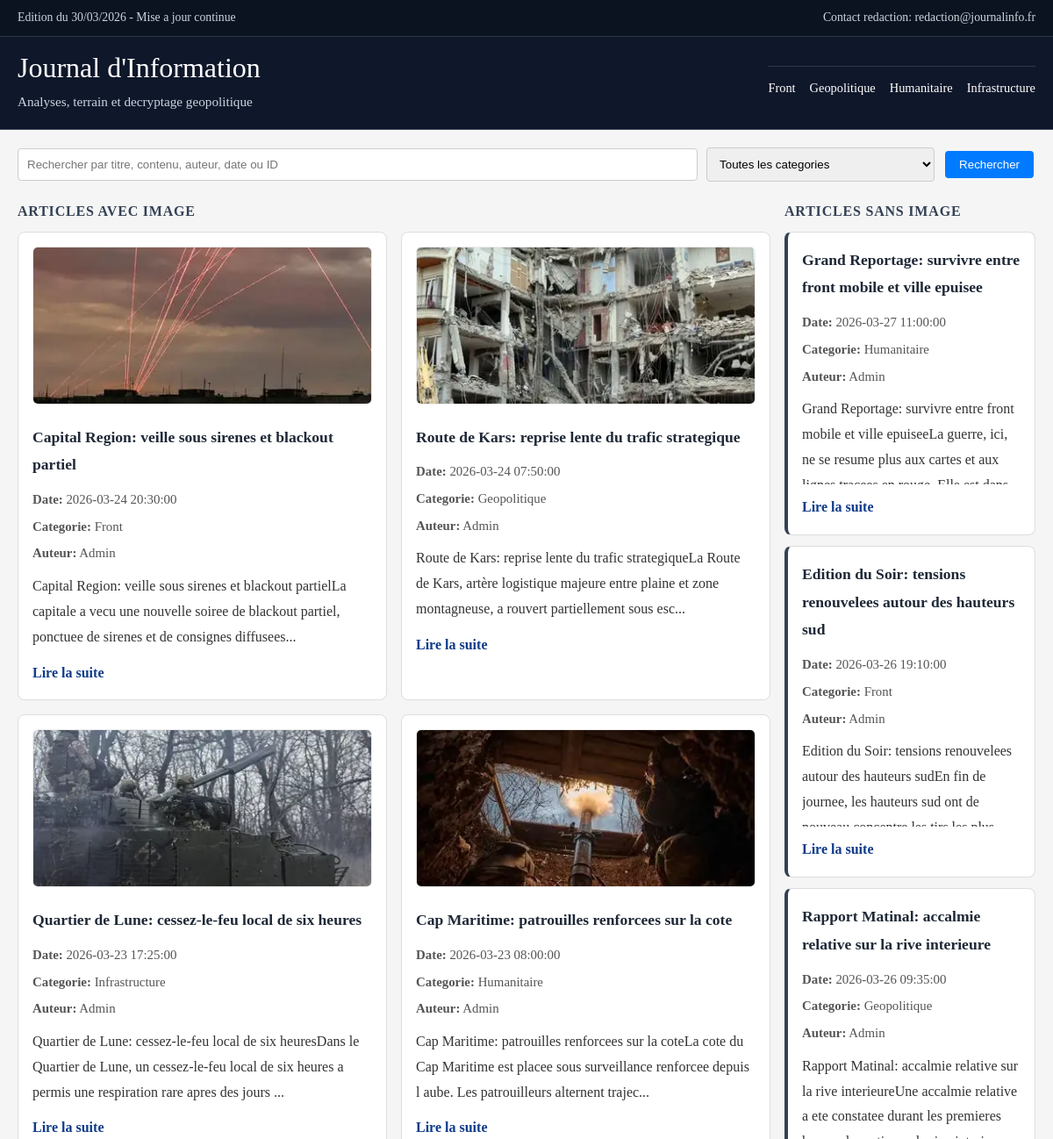
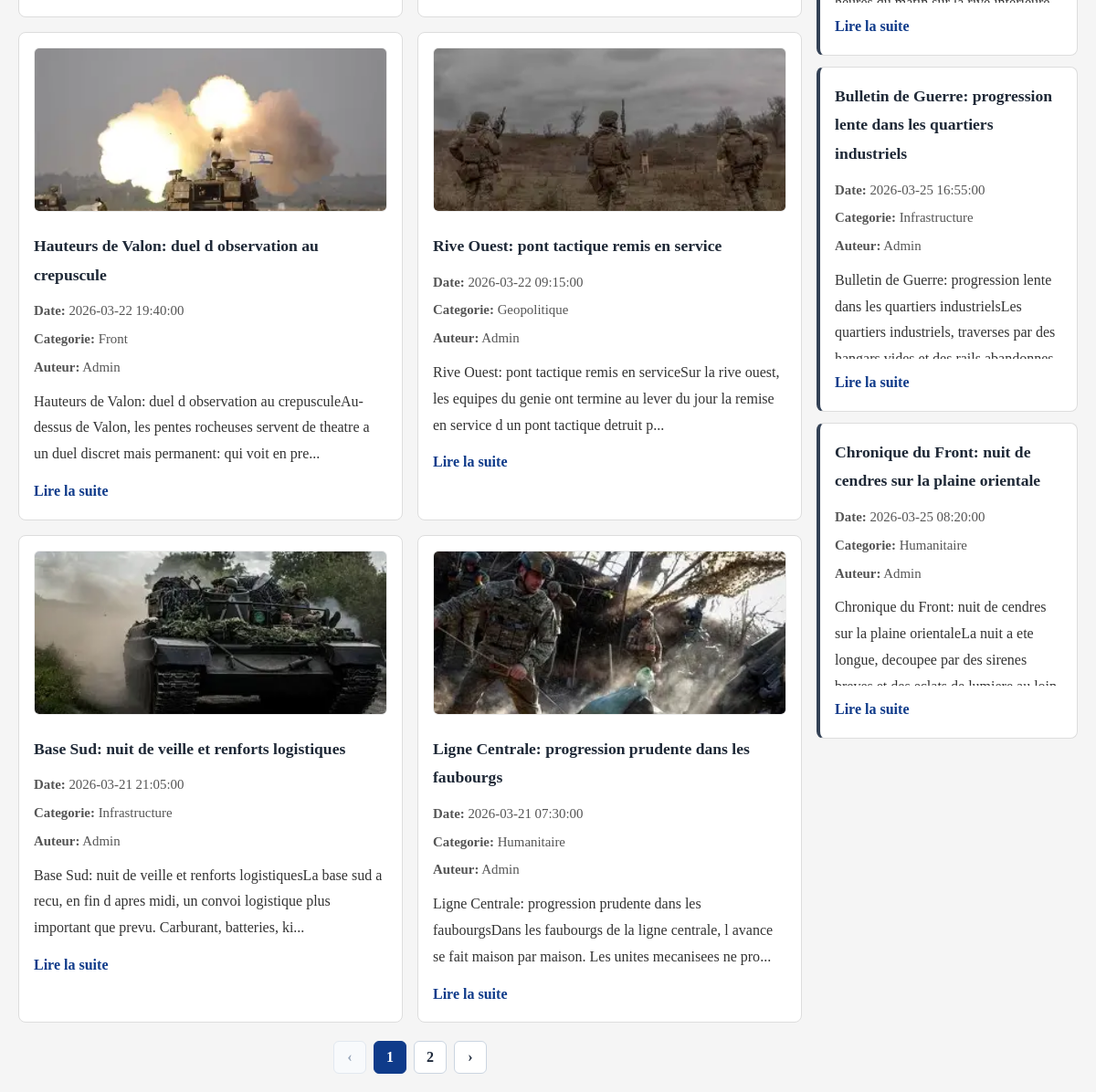
The app's page /simple-php-login/pages/actualites-FO.php with its own data (2 pictures, top to bottom).
### tables this page shows
CREATE TABLE journal_categories (
    id_categorie INT AUTO_INCREMENT PRIMARY KEY,
    nom_categorie VARCHAR(100) NOT NULL UNIQUE
);

CREATE TABLE journal_info (
    id INT AUTO_INCREMENT PRIMARY KEY,
    id_admin INT NOT NULL,
    id_categorie INT NOT NULL DEFAULT 1,
    titre VARCHAR(255) NOT NULL,
    date DATETIME NOT NULL,
    details TEXT NOT NULL,
    CONSTRAINT fk_journal_info_admin FOREIGN KEY (id_admin) REFERENCES journal_user(id_user),
    CONSTRAINT fk_journal_info_categorie FOREIGN KEY (id_categorie) REFERENCES journal_categories(id_categorie)
);

CREATE TABLE journal_user (
    id_user INT AUTO_INCREMENT PRIMARY KEY,
    nom VARCHAR(100) NOT NULL,
    mdp VARCHAR(255) NOT NULL,
    mail VARCHAR(100) NOT NULL UNIQUE,
    is_admin BOOLEAN NOT NULL DEFAULT FALSE
);

### simple-php-login/pages/actualites-FO.php (the view, shortened to what this page needs)
<?php
$search = trim((string) ($_GET['q'] ?? ''));
$selectedCategoryId = max(0, (int) ($_GET['category'] ?? 0));
$currentPage = max(1, (int) ($_GET['page'] ?? 1));
$categories = [];
$articles = [];
function normalize_front_image_src(string $src): string
{
    $src = trim($src);
    if (strpos($src, '/uploads/') === 0) {
        return str_replace('/uploads/', '/simple-php-login/uploads/', $src);
    }
    return $src;
}
try {
    $pdo = db_connect();
    $catStmt = $pdo->query('SELECT id_categorie, nom_categorie FROM journal_categories ORDER BY nom_categorie ASC');
    $categories = $catStmt->fetchAll();
    $sql = 'SELECT ji.*, ju.nom AS admin_nom, jc.nom_categorie
            FROM journal_info ji
            LEFT JOIN journal_user ju ON ji.id_admin = ju.id_user
            LEFT JOIN journal_categories jc ON ji.id_categorie = jc.id_categorie';
    $sql .= ' ORDER BY ji.date DESC';
    $stmt = $pdo->prepare($sql);
    $stmt->execute();
    $articles = $stmt->fetchAll();
} catch (Throwable $e) {
    $dbError = 'Erreur de connexion a la base de donnees.';
}
$articlesWithImage = [];
$articlesWithoutImage = [];
foreach ($articles as $article) {
    $firstImage = null;
    if (preg_match('/<img[^>]+src=["\']([^"\']+)["\']/i', (string) ($article['details'] ?? ''), $match) === 1) {
        $firstImage = normalize_front_image_src((string) $match[1]);
    }
    if (!empty($firstImage)) {
        $article['first_image'] = $firstImage;
        $articlesWithImage[] = $article;
    } else {
        $articlesWithoutImage[] = $article;
    }
}
$imagesPerPage = 8;
$noImagePerPage = 8;
$totalImagePages = max(1, (int) ceil(count($articlesWithImage) / $imagesPerPage));
$totalNoImagePages = max(1, (int) ceil(count($articlesWithoutImage) / $noImagePerPage));
$totalPages = max($totalImagePages, $totalNoImagePages);
$activePage = min(max(1, $currentPage), $totalPages);
$imageOffset = ($activePage - 1) * $imagesPerPage;
$noImageOffset = ($activePage - 1) * $noImagePerPage;
$pagedArticlesWithImage = array_slice($articlesWithImage, $imageOffset, $imagesPerPage);
$pagedArticlesWithoutImage = array_slice($articlesWithoutImage, $noImageOffset, $noImagePerPage);
?>
<!DOCTYPE html>
<html lang="fr">
<head>
</head>
<body>
    <header class="site-header">
        <div class="header-top">
            <div class="header-top-inner">
                <span>Edition du <?= date('d/m/Y') ?> - Mise a jour continue</span>
                <span>Contact redaction: redaction@journalinfo.fr</span>
            </div>
        </div>
        <div class="header-main-inner">
            <div>
                <a href="actualites-FO.php" class="brand-link">Journal d'Information</a>
                <p class="brand-tagline">Analyses, terrain et decryptage geopolitique</p>
            </div>
            <div class="header-categories">
                <?php foreach ($categories as $headerCategory): ?>
                    <a href="actualites-FO.php?category=<?= (int) $headerCategory['id_categorie'] ?>" class="category-link <?= $selectedCategoryId === (int) $headerCategory['id_categorie'] ? 'active' : '' ?>">
                        <?= htmlspecialchars((string) $headerCategory['nom_categorie'], ENT_QUOTES, 'UTF-8') ?>
                    </a>
                <?php endforeach; ?>
            </div>
        </div>
    </header>
    <main>
        <section aria-label="Liste des articles">
            <form action="actualites-FO.php" method="GET" class="search-bar">
                <input type="text" name="q" class="search-input" placeholder="Rechercher par titre, contenu, auteur, date ou ID" value="<?= htmlspecialchars($search, ENT_QUOTES, 'UTF-8') ?>">
                <select name="category" class="search-input" style="max-width: 260px;">
                    <option value="0">Toutes les categories</option>
                </select>
                <button type="submit" class="btn btn-primary">Rechercher</button>
            </form>
            <?php if (empty($articles)): ?>
                <div class="empty-state">
                    <?php if ($search !== ''): ?>
                        <p>Aucun article trouve pour la recherche "<?= htmlspecialchars($search, ENT_QUOTES, 'UTF-8') ?>".</p>
                    <?php else: ?>
                        <p>Aucun article publie pour le moment.</p>
                    <?php endif; ?>
                </div>
            <?php else: ?>
                <div class="articles-layout">
                    <div>
                        <h3 class="side-title">Articles avec image</h3>
                        <div class="articles-with-image">
                            <?php foreach ($pagedArticlesWithImage as $article): ?>
                                <article class="article-card" onclick="window.location.href='article-FO.php?id=<?= (int) $article['id'] ?>'">
                                    <img src="<?= htmlspecialchars((string) $article['first_image'], ENT_QUOTES, 'UTF-8') ?>" alt="Apercu image de l'article" class="article-thumb">
                                    <h2 class="article-title"><?= htmlspecialchars((string) $article['titre'], ENT_QUOTES, 'UTF-8') ?></h2>
                                    <p class="article-meta"><strong>Date:</strong> <?= htmlspecialchars((string) $article['date'], ENT_QUOTES, 'UTF-8') ?></p>
                                    <p class="article-meta"><strong>Categorie:</strong> <?= htmlspecialchars((string) ($article['nom_categorie'] ?? 'Non classe'), ENT_QUOTES, 'UTF-8') ?></p>
                                    <p class="article-meta"><strong>Auteur:</strong> <?= htmlspecialchars((string) ($article['admin_nom'] ?? ('Admin #' . $article['id_admin'])), ENT_QUOTES, 'UTF-8') ?></p>
                                    <p class="content-preview"><?= htmlspecialchars(mb_substr(strip_tags((string) $article['details']), 0, 160), ENT_QUOTES, 'UTF-8') ?>...</p>
                                    <a href="article-FO.php?id=<?= (int) $article['id'] ?>" class="card-read" onclick="event.stopPropagation()">Lire la suite</a>
                                </article>
                            <?php endforeach; ?>
                        </div>
                        <?php if ($totalPages > 1): ?>
                            <nav class="pagination" aria-label="Pagination des articles avec image">
                                <?php
                                $pageSet = [1, $totalPages];
                                for ($i = $activePage - 1; $i <= $activePage + 1; $i++) {
                                    if ($i >= 1 && $i <= $totalPages) {
                                        $pageSet[] = $i;
                                    }
                                }
                                $pageSet = array_values(array_unique($pageSet));
                                sort($pageSet);
                                $prevPage = max(1, $activePage - 1);
                                $nextPage = min($totalPages, $activePage + 1);
                                $prevParams = ['page' => $prevPage];
                                $prevUrl = 'actualites-FO.php?' . http_build_query($prevParams);
                                ?>
                                <a href="<?= htmlspecialchars($prevUrl, ENT_QUOTES, 'UTF-8') ?>" class="pagination-link<?= $activePage === 1 ? ' disabled' : '' ?>">&lsaquo;</a>
                                <?php foreach ($pageSet as $pageNumber): ?>
                                    <?php
                                    $queryParams = ['page' => $pageNumber];
                                    $pageUrl = 'actualites-FO.php?' . http_build_query($queryParams);
                                    ?>
                                    <a href="<?= htmlspecialchars($pageUrl, ENT_QUOTES, 'UTF-8') ?>" class="pagination-link<?= $pageNumber === $activePage ? ' active' : '' ?>" <?= $pageNumber === $activePage ? 'aria-current="page"' : '' ?>><?= $pageNumber ?></a>
                                <?php endforeach; ?>
                                <?php
                                $nextParams = ['page' => $nextPage];
                                $nextUrl = 'actualites-FO.php?' . http_build_query($nextParams);
                                ?>
                                <a href="<?= htmlspecialchars($nextUrl, ENT_QUOTES, 'UTF-8') ?>" class="pagination-link<?= $activePage === $totalPages ? ' disabled' : '' ?>">&rsaquo;</a>
                            </nav>
                        <?php endif; ?>
                    </div>
                    <aside>
                        <h3 class="side-title">Articles sans image</h3>
                        <div class="articles-without-image">
                            <?php foreach ($pagedArticlesWithoutImage as $article): ?>
                                <article class="article-card no-image" onclick="window.location.href='article-FO.php?id=<?= (int) $article['id'] ?>'">
                                    <h2 class="article-title"><?= htmlspecialchars((string) $article['titre'], ENT_QUOTES, 'UTF-8') ?></h2>
                                    <p class="article-meta"><strong>Date:</strong> <?= htmlspecialchars((string) $article['date'], ENT_QUOTES, 'UTF-8') ?></p>
                                    <p class="article-meta"><strong>Categorie:</strong> <?= htmlspecialchars((string) ($article['nom_categorie'] ?? 'Non classe'), ENT_QUOTES, 'UTF-8') ?></p>
                                    <p class="article-meta"><strong>Auteur:</strong> <?= htmlspecialchars((string) ($article['admin_nom'] ?? ('Admin #' . $article['id_admin'])), ENT_QUOTES, 'UTF-8') ?></p>
                                    <p class="content-preview"><?= htmlspecialchars(mb_substr(strip_tags((string) $article['details']), 0, 160), ENT_QUOTES, 'UTF-8') ?>...</p>
                                    <a href="article-FO.php?id=<?= (int) $article['id'] ?>" class="card-read" onclick="event.stopPropagation()">Lire la suite</a>
                                </article>
                            <?php endforeach; ?>
                        </div>
                    </aside>
                </div>
            <?php endif; ?>
        </section>
    </main>
</body>
</html>

### simple-php-login/pages/actualites-FO.php (style rules this page uses)
* { margin: 0; padding: 0; box-sizing: border-box; }
body { font-family: "Merriweather", Georgia, serif; line-height: 1.8; color: #333; background-color: #f5f5f5; }
.site-header { background-color: #0f172a; color: #f8fafc; border-bottom: 1px solid rgba(148, 163, 184, 0.35); }
.header-top { background: #0b1220; border-bottom: 1px solid rgba(148, 163, 184, 0.25); font-size: 0.86rem; }
.header-top-inner { max-width: 1200px; margin: 0 auto; padding: 8px 20px; display: flex; justify-content: space-between; gap: 12px; flex-wrap: wrap; color: #cbd5e1; }
.header-main-inner { max-width: 1200px; margin: 0 auto; padding: 18px 20px; display: flex; justify-content: space-between; align-items: center; gap: 16px; flex-wrap: wrap; }
.brand-link { color: #ffffff; text-decoration: none; font-size: 2rem; line-height: 1.1; font-family: "Playfair Display", "Times New Roman", serif; }
.brand-tagline { margin: 4px 0 0; font-size: 0.95rem; color: #cbd5e1; }
.header-categories { display: flex; gap: 16px; flex-wrap: wrap; padding-top: 12px; border-top: 1px solid rgba(148, 163, 184, 0.25); }
.category-link { display: inline-block; color: #ffffff; text-decoration: none; font-size: 0.9rem; font-weight: 500; }
main { max-width: 1200px; margin: 20px auto; padding: 0 20px; }
.search-bar { display: flex; gap: 10px; margin: 10px 0 20px 0; align-items: center; flex-wrap: wrap; }
.search-input { flex: 1; min-width: 260px; padding: 10px; border: 1px solid #ccc; border-radius: 4px; }
.btn { display: inline-block; padding: 8px 16px; margin: 2px; text-decoration: none; border-radius: 4px; cursor: pointer; border: none; }
.btn-primary { background-color: #007bff; color: white; }
.articles-layout { display: grid; grid-template-columns: 2.4fr 0.8fr; gap: 16px; margin-top: 16px; }
.articles-with-image { display: grid; grid-template-columns: repeat(2, minmax(0, 1fr)); gap: 16px; }
.articles-without-image { display: grid; grid-template-columns: 1fr; gap: 12px; align-content: start; }
.article-card { border: 1px solid #ddd; border-radius: 8px; padding: 16px; background: #fff; cursor: pointer; transition: box-shadow 0.2s ease, transform 0.2s ease; }
.article-title { margin: 0 0 10px 0; font-size: 1.1rem; color: #1f2937; }
.article-thumb { width: 100%; height: 180px; object-fit: cover; border-radius: 6px; margin-bottom: 12px; border: 1px solid #ececec; background: #f5f5f5; }
.article-meta { margin: 4px 0; color: #555; font-size: 0.93rem; }
.content-preview { margin-top: 10px; min-height: 60px; max-height: 100px; overflow: hidden; text-overflow: ellipsis; color: #333; }
.article-card.no-image { border-left: 4px solid #334155; }
.side-title { margin: 0 0 8px 0; font-size: 1rem; color: #334155; text-transform: uppercase; letter-spacing: 0.05em; }
.card-read { margin-top: 12px; display: inline-block; color: #0f3b8a; text-decoration: none; font-weight: 600; }
.pagination { display: flex; justify-content: center; align-items: center; gap: 8px; margin-top: 20px; flex-wrap: wrap; }
.pagination-link { display: inline-flex; align-items: center; justify-content: center; min-width: 36px; height: 36px; padding: 0 10px; border: 1px solid #cbd5e1; border-radius: 6px; color: #1e293b; text-decoration: none; background: #fff; font-weight: 600; }
.pagination-link.active { background: #0f3b8a; border-color: #0f3b8a; color: #fff; }
.pagination-link.disabled { color: #94a3b8; border-color: #e2e8f0; background: #f8fafc; pointer-events: none; }

### records on screen
journal_categories: nom_categorie "Front"
journal_categories: nom_categorie "Geopolitique"
journal_categories: nom_categorie "Humanitaire"
journal_categories: nom_categorie "Infrastructure"
journal_info: shows a picture, titre "Capital Region: veille sous sirenes et blackout partiel", date "2026-03-24 20:30:00", id_categorie.nom_categorie "Front", id_admin.nom "Admin", details "Capital Region: veille sous sirenes et blackout partielLa capitale a vecu une nouvelle soiree de blackout partiel, ponctuee de sirenes et de consignes diffusees"
journal_info: shows a picture, titre "Route de Kars: reprise lente du trafic strategique", date "2026-03-24 07:50:00", id_categorie.nom_categorie "Geopolitique", id_admin.nom "Admin", details "Route de Kars: reprise lente du trafic strategiqueLa Route de Kars, artère logistique majeure entre plaine et zone montagneuse, a rouvert partiellement sous esc"
journal_info: shows a picture, titre "Quartier de Lune: cessez-le-feu local de six heures", date "2026-03-23 17:25:00", id_categorie.nom_categorie "Infrastructure", id_admin.nom "Admin", details "Quartier de Lune: cessez-le-feu local de six heuresDans le Quartier de Lune, un cessez-le-feu local de six heures a permis une respiration rare apres des jours"
journal_info: shows a picture, titre "Cap Maritime: patrouilles renforcees sur la cote", date "2026-03-23 08:00:00", id_categorie.nom_categorie "Humanitaire", id_admin.nom "Admin", details "Cap Maritime: patrouilles renforcees sur la coteLa cote du Cap Maritime est placee sous surveillance renforcee depuis l aube. Les patrouilleurs alternent trajec"
journal_info: shows a picture, titre "Hauteurs de Valon: duel d observation au crepuscule", date "2026-03-22 19:40:00", id_categorie.nom_categorie "Front", id_admin.nom "Admin", details "Hauteurs de Valon: duel d observation au crepusculeAu-dessus de Valon, les pentes rocheuses servent de theatre a un duel discret mais permanent: qui voit en pre"
journal_info: shows a picture, titre "Rive Ouest: pont tactique remis en service", date "2026-03-22 09:15:00", id_categorie.nom_categorie "Geopolitique", id_admin.nom "Admin", details "Rive Ouest: pont tactique remis en serviceSur la rive ouest, les equipes du genie ont termine au lever du jour la remise en service d un pont tactique detruit p"
journal_info: shows a picture, titre "Base Sud: nuit de veille et renforts logistiques", date "2026-03-21 21:05:00", id_categorie.nom_categorie "Infrastructure", id_admin.nom "Admin", details "Base Sud: nuit de veille et renforts logistiquesLa base sud a recu, en fin d apres midi, un convoi logistique plus important que prevu. Carburant, batteries, ki"
journal_info: shows a picture, titre "Ligne Centrale: progression prudente dans les faubourgs", date "2026-03-21 07:30:00", id_categorie.nom_categorie "Humanitaire", id_admin.nom "Admin", details "Ligne Centrale: progression prudente dans les faubourgsDans les faubourgs de la ligne centrale, l avance se fait maison par maison. Les unites mecanisees ne pro"
journal_info: titre "Grand Reportage: survivre entre front mobile et ville epuisee", date "2026-03-27 11:00:00", id_categorie.nom_categorie "Humanitaire", id_admin.nom "Admin", details "Grand Reportage: survivre entre front mobile et ville epuiseeLa guerre, ici, ne se resume plus aux cartes et aux…"
journal_info: titre "Edition du Soir: tensions renouvelees autour des hauteurs sud", date "2026-03-26 19:10:00", id_categorie.nom_categorie "Front", id_admin.nom "Admin", details "Edition du Soir: tensions renouvelees autour des hauteurs sudEn fin de journee, les hauteurs sud ont de…"
journal_info: titre "Rapport Matinal: accalmie relative sur la rive interieure", date "2026-03-26 09:35:00", id_categorie.nom_categorie "Geopolitique", id_admin.nom "Admin", details "Rapport Matinal: accalmie relative sur la rive interieureUne accalmie relative a ete constatee durant les premieres…"
journal_info: titre "Bulletin de Guerre: progression lente dans les quartiers industriels", date "2026-03-25 16:55:00", id_categorie.nom_categorie "Infrastructure", id_admin.nom "Admin", details "Bulletin de Guerre: progression lente dans les quartiers industrielsLes quartiers industriels, traverses par des…"
journal_info: titre "Chronique du Front: nuit de cendres sur la plaine orientale", date "2026-03-25 08:20:00", id_categorie.nom_categorie "Humanitaire", id_admin.nom "Admin", details "Chronique du Front: nuit de cendres sur la plaine orientaleLa nuit a ete longue, decoupee par des sirenes…"

### other values on screen
$pageNumber "1"
$pageNumber "2"
